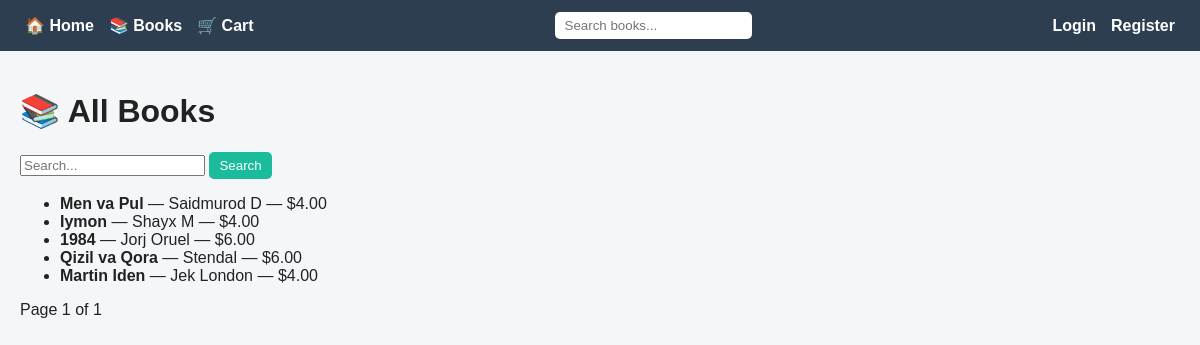
/books/, run on an earlier commit of the app's database.
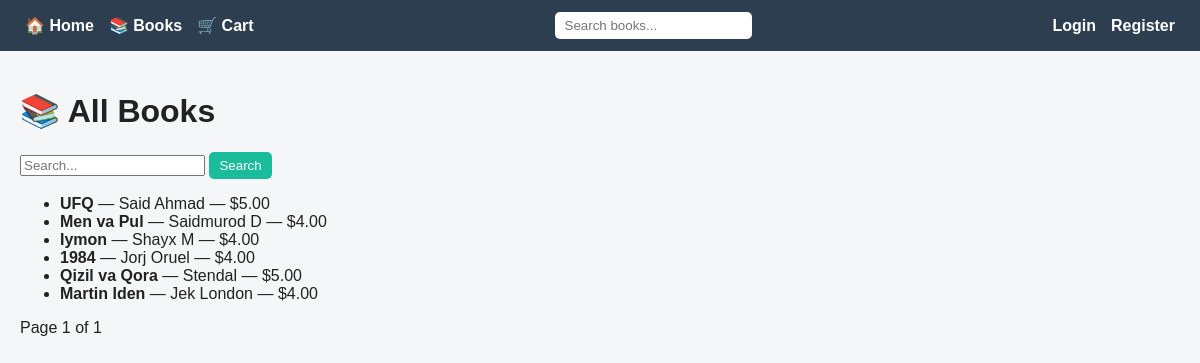
And on a later commit of the database.
### books/models.py (models this page shows, shortened)
class Book(models.Model):
    title = models.CharField(max_length=255)
    author = models.CharField(max_length=255)
    price = models.DecimalField(max_digits=10, decimal_places=2)
    description = models.TextField(blank=True, null=True)
    is_deleted = models.BooleanField(default=False)

### books/views.py (the view)
# urls.py: path('', views.book_list, name='book_list'),
def book_list(request):
    query = request.GET.get('q', '')
    books = Book.objects.filter(is_deleted=False)
    if query:
        books = books.filter(
            Q(title__icontains=query) |
            Q(author__icontains=query)
        )
    paginator = Paginator(books.order_by('-id'), 10)
    page_obj = paginator.get_page(request.GET.get('page'))
    return render(request, 'books/book_list.html', {
        'page_obj': page_obj,
        'query': query
    })

### books/templates/books/book_list.html (shortened to what this page needs)
{% extends 'base.html' %}
{% block content %}
<h1 class="text-center mb-4">📚 All Books</h1>
<form method="get" class="text-center mb-4">
    <input type="text" name="q" value="{{ query }}" placeholder="Search..."
           class="form-control w-50 d-inline">
    <button class="btn btn-primary">Search</button>
</form>
<ul class="list-group w-50 mx-auto">
    {% for book in page_obj %}
        <li class="list-group-item">
            <b>{{ book.title }}</b> — {{ book.author }} — ${{ book.price }}
        </li>
    {% empty %}
        <li class="list-group-item text-center">
            No books found
        </li>
    {% endfor %}
</ul>
<div class="text-center mt-4">
    <span class="mx-2">
        Page {{ page_obj.number }} of {{ page_obj.paginator.num_pages }}
    </span>
</div>
{% endblock %}

What changed in the data, as far as the page shows it:
added Book: title "UFQ", author "Said Ahmad", price "5.00"
changed Book "Jorj Oruel": price "6.00" → "4.00"
changed Book "Qizil va Qora": price "6.00" → "5.00"
